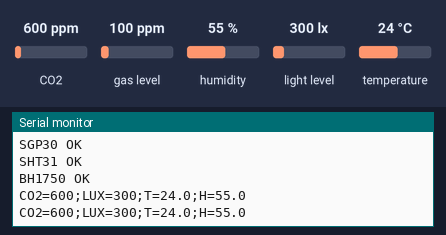
Simulated run of this sketch. Board: ESP8266 (NodeMCU). On the bench: the last lines printed to the serial monitor. The test bench sets the inputs (shaded band); at power-on: CO2 600 ppm, humidity 55 %, light level 300 lx, temperature 24 °C, gas level 100 ppm. WiFi joins after 1.5 s; servers stay silent unless stated.

Above: at 2.7 s.
2.8 s: CO2 set to 452 ppm
At 4.1 s:
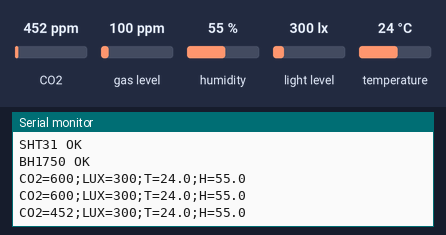
4.3 s: humidity set to 22 %
At 5.2 s:
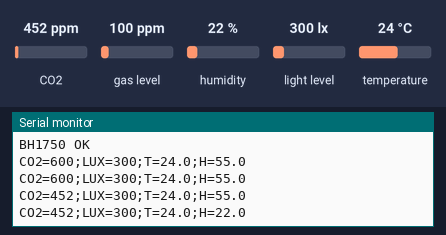
5.8 s: light level set to 40 lx
At 7.1 s:
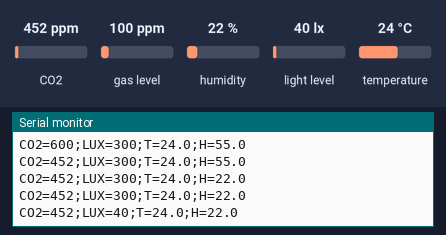
7.3 s: temperature set to 12 °C
At 8.4 s:
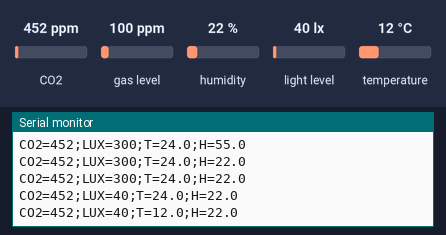

The sketch:

oneboard_photosynthese.ino
```cpp
#include <ESP8266WiFi.h>
#include <WiFiUdp.h>
#include <Wire.h>

#include <Adafruit_SGP30.h>
#include <Adafruit_SHT31.h>
#include <BH1750.h>

const char* WIFI_SSID = "PHOTOSYNTH_LAB";
const char* WIFI_PASS = "plante123";

IPAddress esp32IP(192,168,4,1);
const int UDP_PORT = 4210;
WiFiUDP udp;

Adafruit_SGP30 sgp;
Adafruit_SHT31 sht31 = Adafruit_SHT31();
BH1750 lightMeter;

unsigned long lastSend = 0;
const unsigned long SEND_MS = 1000; // 1 seconde

void setup() {
  Serial.begin(115200);

  // I2C ESP8266 (souvent D2 SDA, D1 SCL)
  Wire.begin(D2, D1);

  // Wi-Fi
  WiFi.mode(WIFI_STA);
  WiFi.begin(WIFI_SSID, WIFI_PASS);
  Serial.print("Connecting to AP");
  while (WiFi.status() != WL_CONNECTED) {
    delay(300);
    Serial.print(".");
  }
  Serial.println();
  Serial.print("Connected. IP=");
  Serial.println(WiFi.localIP());

  // Capteurs
  if (!sgp.begin()) {
    Serial.println("SGP30 not found");
  } else {
    Serial.println("SGP30 OK");
  }

  if (!sht31.begin(0x44)) {
    Serial.println("SHT31 not found");
  } else {
    Serial.println("SHT31 OK");
  }

  if (!lightMeter.begin(BH1750::CONTINUOUS_HIGH_RES_MODE)) {
    Serial.println("BH1750 not found");
  } else {
    Serial.println("BH1750 OK");
  }

  udp.begin(UDP_PORT);
}

void loop() {
  if (millis() - lastSend >= SEND_MS) {
    lastSend = millis();

    // Lecture SHT31
    float t = sht31.readTemperature();
    float h = sht31.readHumidity();

    // Lecture BH1750
    float luxF = lightMeter.readLightLevel();
    int lux = (luxF < 0) ? -1 : (int)luxF;

    // Lecture SGP30 (eco2)
    // Important: SGP30 nécessite des lectures régulières.
    // On fait un IAQmeasure() toutes les secondes.
    int co2 = -1;
    if (sgp.IAQmeasure()) {
      co2 = (int)sgp.eCO2;
    }

    String msg = "CO2=" + String(co2) +
                 ";LUX=" + String(lux) +
                 ";T=" + String(t, 1) +
                 ";H=" + String(h, 1);

    Serial.println(msg);

    udp.beginPacket(esp32IP, UDP_PORT);
    udp.write(msg.c_str());
    udp.endPacket();
  }
}
```

Measured:
- after the input at 2.8 s, the serial monitor: prints a new line after 0.75 s (image 1)
- after the input at 4.3 s, the serial monitor: prints a new line after 0.25 s (image 2)
- after the input at 5.8 s, the serial monitor: prints a new line after 0.75 s (image 3)
- after the input at 7.3 s, the serial monitor: prints a new line after 0.25 s (image 4)
